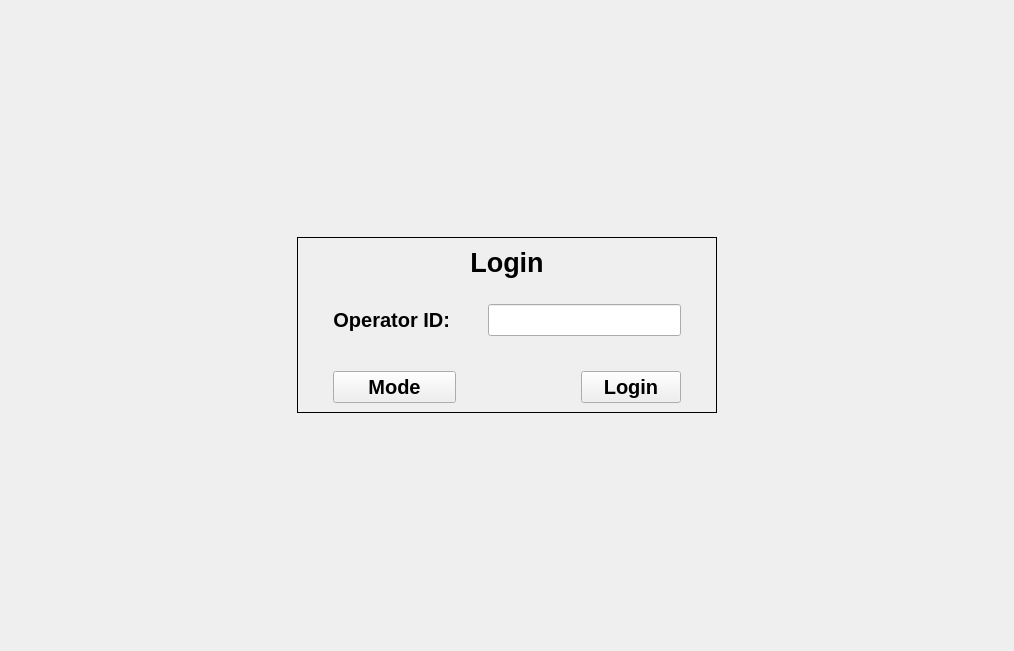
      <widget class="QWidget" name="LoginPage">
       <layout class="QGridLayout" name="gridLayout_2">
        <item row="3" column="0" colspan="3">
         <spacer name="verticalSpacer_2">
          <property name="orientation">
           <enum>Qt::Vertical</enum>
          </property>
          <property name="sizeHint" stdset="0">
           <size>
            <width>803</width>
            <height>227</height>
           </size>
          </property>
         </spacer>
        </item>
        <item row="1" column="1" rowspan="2">
         <widget class="QFrame" name="frame">
          <property name="frameShape">
           <enum>QFrame::Box</enum>
          </property>
          <property name="frameShadow">
           <enum>QFrame::Plain</enum>
          </property>
          <layout class="QVBoxLayout" name="verticalLayout_2">
           <item>
            <widget class="QLabel" name="Header_login">
             <property name="sizePolicy">
              <sizepolicy hsizetype="Preferred" vsizetype="Fixed">
               <horstretch>0</horstretch>
               <verstretch>0</verstretch>
              </sizepolicy>
             </property>
             <property name="font">
              <font>
               <family>Arial</family>
               <pointsize>20</pointsize>
               <weight>75</weight>
               <bold>true</bold>
              </font>
             </property>
             <property name="text">
              <string>Login</string>
             </property>
             <property name="alignment">
              <set>Qt::AlignCenter</set>
             </property>
            </widget>
           </item>
           <item>
            <widget class="QLabel" name="label_2">
             <property name="sizePolicy">
              <sizepolicy hsizetype="Fixed" vsizetype="Fixed">
               <horstretch>0</horstretch>
               <verstretch>0</verstretch>
              </sizepolicy>
             </property>
             <property name="minimumSize">
              <size>
               <width>400</width>
               <height>0</height>
              </size>
             </property>
             <property name="maximumSize">
              <size>
               <width>400</width>
               <height>16777215</height>
              </size>
             </property>
             <property name="text">
              <string/>
             </property>
            </widget>
           </item>
           <item>
            <layout class="QGridLayout" name="gridLayout">
             <item row="0" column="0">
              <widget class="QLabel" name="Login_label_Operator">
               <property name="sizePolicy">
                <sizepolicy hsizetype="Fixed" vsizetype="Fixed">
                 <horstretch>0</horstretch>
                 <verstretch>0</verstretch>
                </sizepolicy>
               </property>
               <property name="font">
                <font>
                 <family>Arial</family>
                 <pointsize>15</pointsize>
                 <weight>75</weight>
                 <bold>true</bold>
                </font>
               </property>
               <property name="layoutDirection">
                <enum>Qt::LeftToRight</enum>
               </property>
               <property name="text">
                <string>Operator ID: </string>
               </property>
               <property name="alignment">
                <set>Qt::AlignCenter</set>
               </property>
              </widget>
             </item>
             <item row="0" column="1">
              <widget class="QLineEdit" name="enLineEdit">
               <property name="sizePolicy">
                <sizepolicy hsizetype="Fixed" vsizetype="Fixed">
                 <horstretch>0</horstretch>
                 <verstretch>0</verstretch>
                </sizepolicy>
               </property>
               <property name="minimumSize">
                <size>
                 <width>100</width>
                 <height>0</height>
                </size>
               </property>
               <property name="maximumSize">
                <size>
                 <width>200</width>
                 <height>16777215</height>
                </size>
               </property>
               <property name="font">
                <font>
                 <family>Arial</family>
                 <pointsize>15</pointsize>
                 <weight>75</weight>
                 <bold>true</bold>
                </font>
               </property>
              </widget>
             </item>
             <item row="2" column="1">
              <widget class="QPushButton" name="LoginButton">
               <property name="maximumSize">
                <size>
                 <width>100</width>
                 <height>16777215</height>
                </size>
               </property>
               <property name="font">
                <font>
                 <family>Arial</family>
                 <pointsize>15</pointsize>
                 <weight>75</weight>
                 <bold>true</bold>
                </font>
               </property>
               <property name="layoutDirection">
                <enum>Qt::RightToLeft</enum>
               </property>
               <property name="text">
                <string>Login</string>
               </property>
               <property name="autoDefault">
                <bool>false</bool>
               </property>
               <property name="default">
                <bool>false</bool>
               </property>
              </widget>
             </item>
             <item row="1" column="0" colspan="2">
              <widget class="QLabel" name="label_Error_login">
               <property name="sizePolicy">
                <sizepolicy hsizetype="Preferred" vsizetype="Fixed">
                 <horstretch>0</horstretch>
                 <verstretch>0</verstretch>
                </sizepolicy>
               </property>
               <property name="font">
                <font>
                 <family>Arial</family>
                 <pointsize>15</pointsize>
                 <weight>75</weight>
                 <bold>true</bold>
                </font>
               </property>
               <property name="text">
                <string/>
               </property>
              </widget>
             </item>
             <item row="2" column="0">
              <widget class="QPushButton" name="ModeButton">
               <property name="font">
                <font>
                 <pointsize>15</pointsize>
                 <weight>75</weight>
                 <bold>true</bold>
                </font>
               </property>
               <property name="text">
                <string>Mode</string>
               </property>
              </widget>
             </item>
            </layout>
           </item>
          </layout>
         </widget>
        </item>
        <item row="1" column="2">
         <spacer name="horizontalSpacer">
          <property name="orientation">
           <enum>Qt::Horizontal</enum>
          </property>
          <property name="sizeHint" stdset="0">
           <size>
            <width>280</width>
            <height>20</height>
           </size>
          </property>
         </spacer>
        </item>
        <item row="2" column="0">
         <spacer name="horizontalSpacer_2">
          <property name="orientation">
           <enum>Qt::Horizontal</enum>
          </property>
          <property name="sizeHint" stdset="0">
           <size>
            <width>280</width>
            <height>20</height>
           </size>
          </property>
         </spacer>
        </item>
        <item row="0" column="0" colspan="3">
         <spacer name="verticalSpacer">
          <property name="orientation">
           <enum>Qt::Vertical</enum>
          </property>
          <property name="sizeHint" stdset="0">
           <size>
            <width>803</width>
            <height>226</height>
           </size>
          </property>
         </spacer>
        </item>
       </layout>
      </widget>
